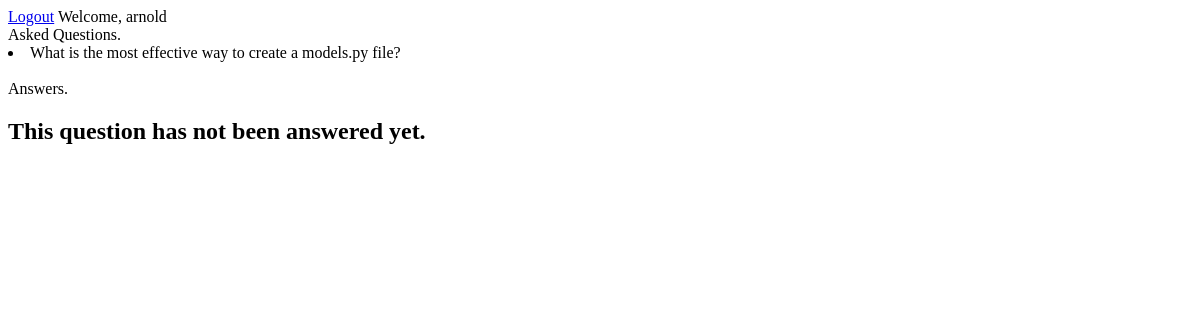
The app's page /core/dashboard/ (signed in), older data.
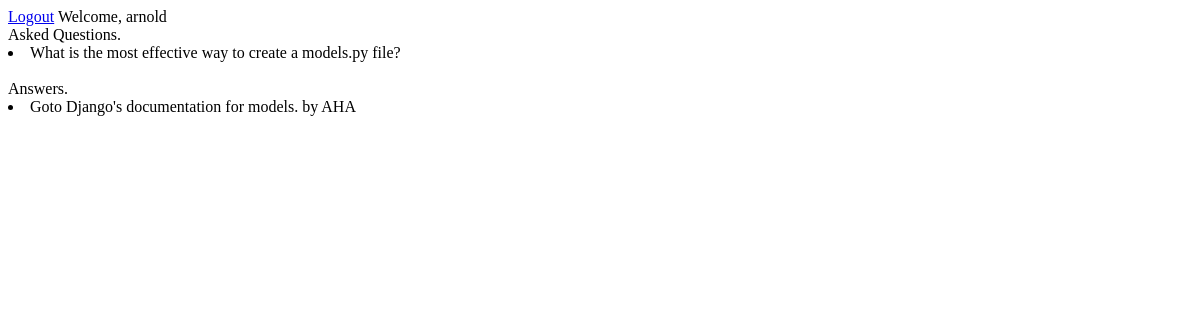
The same page, newer data.
### core/models.py (models this page shows)
class User(AbstractUser):
    country = CountryField(blank_label='Select Country', default='US')

### questanswers/models.py (models this page shows, shortened)
class Question(models.Model):
    user = models.ForeignKey(settings.AUTH_USER_MODEL, on_delete=models.CASCADE, null=True, blank=True)
    title = models.TextField()
    group = models.ForeignKey('GroupQuestions', on_delete=models.CASCADE, blank=True, null=True)
    created_on = models.DateTimeField(auto_now=True)
    updated_on = models.DateTimeField(auto_now_add=True)
    slug = models.SlugField(blank=True, null=True)

class Answers(models.Model):
    user = models.ForeignKey(settings.AUTH_USER_MODEL, on_delete=models.CASCADE)
    question = models.ForeignKey(Question, on_delete=models.CASCADE)
    answer_text = models.TextField()
    is_anonymous = models.BooleanField(default=False)

### core/views.py (the view)
# urls.py: path('dashboard/', DashboardView.as_view(), name='dashboard-view'),
class DashboardView(FormView):
    def get(self, request):
        content = {}
        if request.user.is_authenticated:
            user = request.user
            user.backend = 'django.contrib.core.backends.ModelBackend'
            quest_obj = Question.objects.filter(user=user)
            answer_obj = Answers.objects.filter(question=quest_obj[0])
            content['userdetail'] = user
            content['questions'] = quest_obj
            content['answers'] = answer_obj
            return render(request, 'dashboard.html', content)
        else:
            return redirect(reverse('login-view'))

### templates/dashboard.html (shortened to what this page needs)
<a href='{% url "logout-view" %}'>Logout</a>
Welcome,
{{userdetail.username}}
Asked Questions.
{% if questions %}
    {% for question in questions %}
        <li>{{question.title}}</li>
    {% endfor %}
{% else %}
    <h1>You have not created any questions yet</h1>
{% endif %}
Answers.
{% if answers %}
    {% for answer in answers %}
        <li>{{answer.answer_text}} by {{answer.user.username}} </li>
    {% endfor %}
    {% else %}
    <h2>This question has not been answered yet.</h2>
{% endif %}

Row changes from the older to the newer data that the page shows:
added Answers: answer_text "Goto Django's documentation for models.", user.username "AHA"
Text that changed along with them:
text no longer shown: "This question has not been answered yet."
